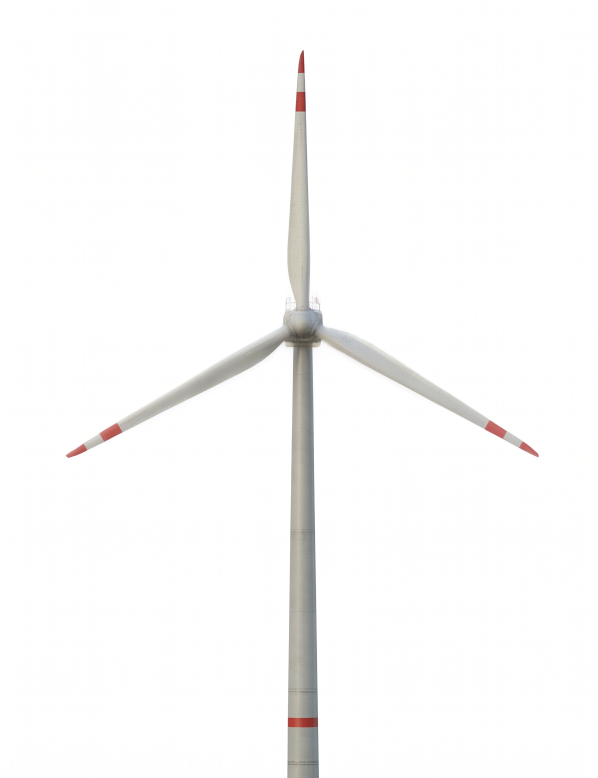
#> input picture nexus_splash/turbine.jpg, 1792 x 2332 px, found by its file name (shown at 1/3 size)
$ python make_turbine_rotor.py
#> lines starting #> are read from the running program, lines starting #| are printed output that depends on the picture
"""Genera drawable-nodpi/turbine_rotor.png a partir de nexus_splash/turbine.jpg.

Recorta el rotor (franja superior del 66 %) y vuelve transparente el fondo blanco.
Uso (desde la raíz del proyecto): python tools/make_turbine_rotor.py
"""
from PIL import Image

SRC = "nexus_splash/turbine.jpg"
DST = "app/src/main/res/drawable-nodpi/turbine_rotor.png"


def main():
    im = Image.open(SRC).convert("RGBA")
    w, h = im.size
#> w = 1792; h = 2332
    im = im.crop((0, 0, w, int(h * 0.66)))
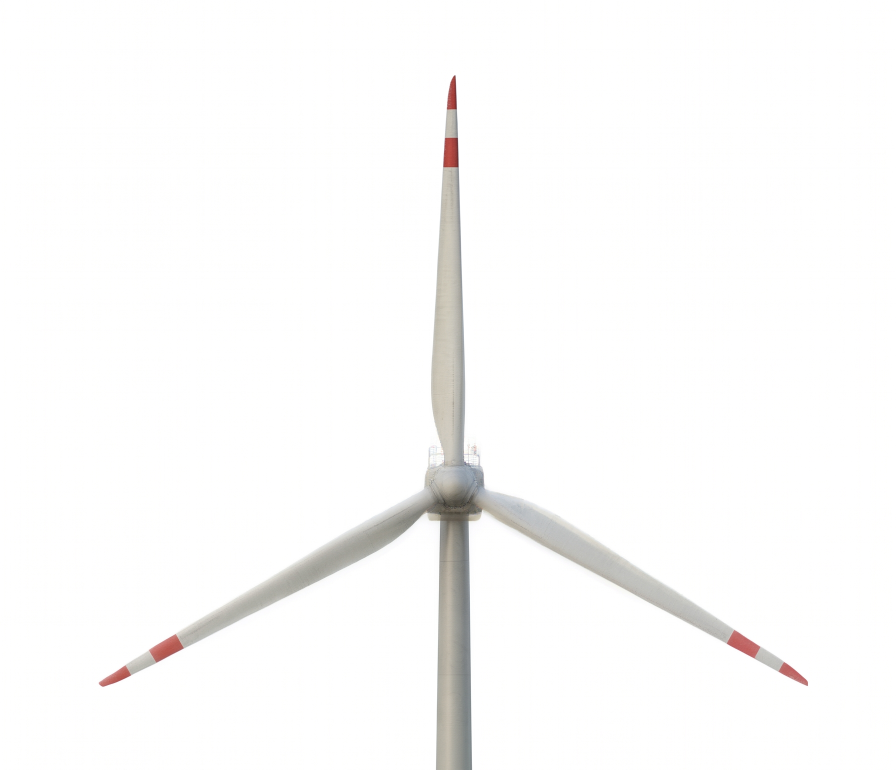
#> im: PIL image 1792x1539 RGBA (shown at 1/2 size); mean R, G, B, A 250.5, 250.2, 249.7, 255
    px = im.load()
    for y in range(im.size[1]):
        for x in range(w):
            r, g, b, _ = px[x, y]
            lo, hi = min(r, g, b), max(r, g, b)
            if hi - lo < 14:
                if lo > 235:
                    px[x, y] = (r, g, b, 0)
                elif lo > 215:
                    px[x, y] = (r, g, b, int((235 - lo) / 20 * 255))
    im.save(DST, optimize=True)
    print(DST, im.size)
#| app/src/main/res/drawable-nodpi/turbine_rotor.png (1792, 1539)


if __name__ == "__main__":
    main()
